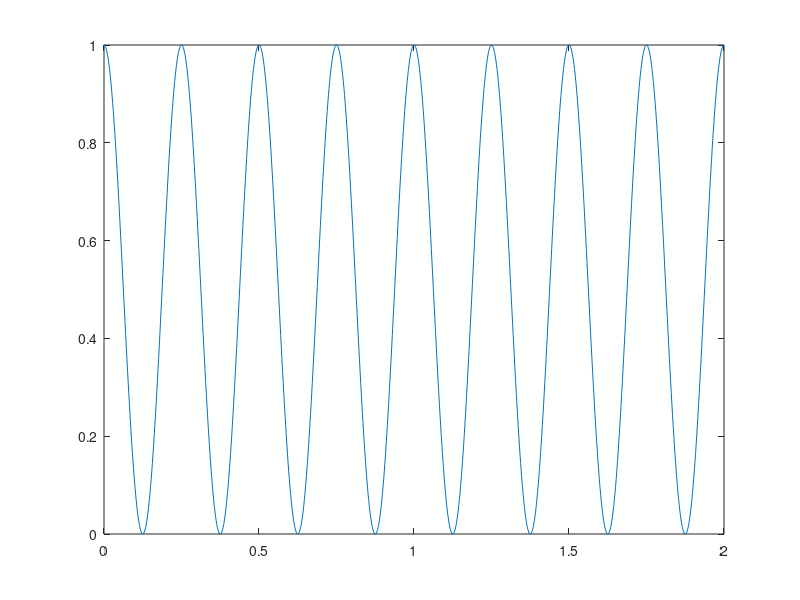
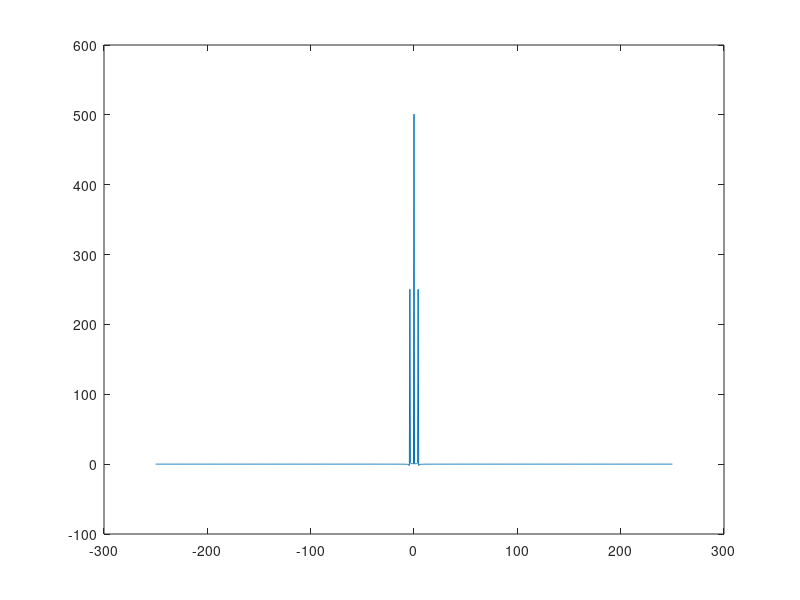
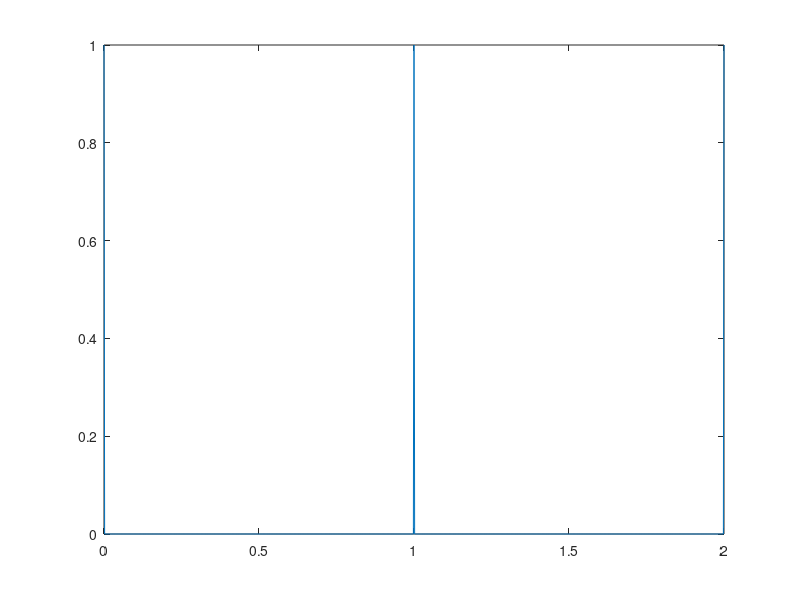
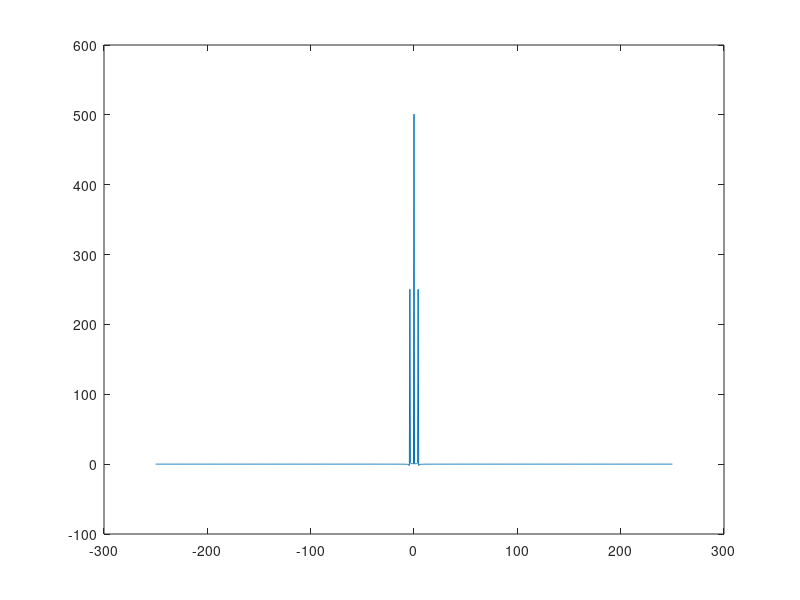

Here is the MATLAB script that generated these plots, in order:
t=linspace(0,2,1001);
Fd=1/(t(2)-t(1));
f=linspace(-Fd/2,Fd/2,length(t));
sig=cos(2*pi*1/.5*t).^2;

figure(1);
plot(t,sig);

spec=fftshift(fft(sig));
figure(2);
plot(f,spec);

sig2=sig;
sig2(mod(round(t*1000)/1000,1/11)!=0)=0;
figure(3);
plot(t,sig2);

spec2=fftshift(fft(sig));
figure(4);
plot(f,spec2);

pause
